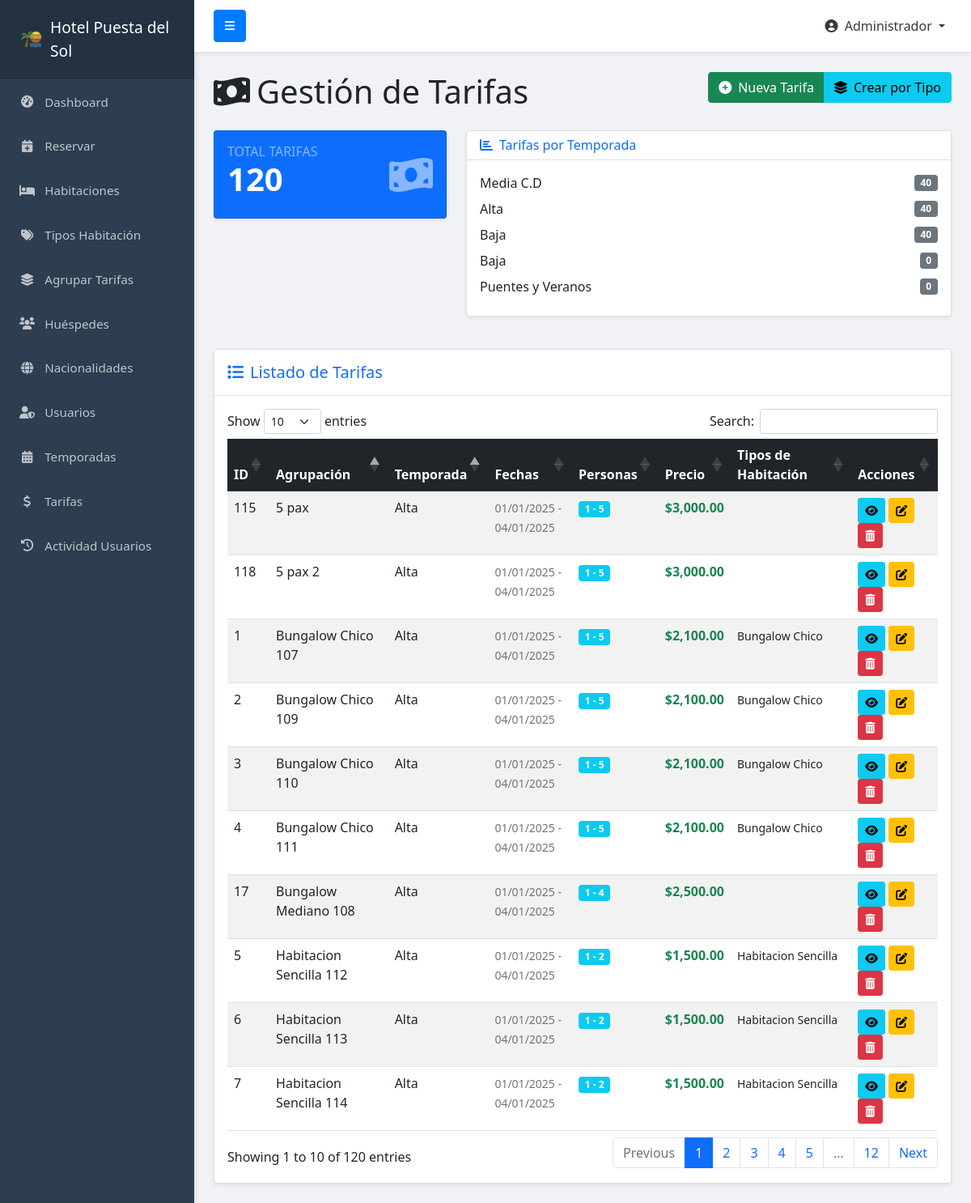
The app's page /tarifa/tarifasfunciona.php (signed in) with its own data.
### tables this page shows
CREATE TABLE `tarifas` (
  `id` int(11) NOT NULL,
  `id_agrupacion` int(11) DEFAULT NULL,
  `id_temporada` int(11) DEFAULT NULL,
  `personas_min` int(11) DEFAULT NULL,
  `personas_max` int(11) DEFAULT NULL,
  `noches_min` int(11) DEFAULT '1',
  `noches_max` int(11) DEFAULT NULL,
  `precio` decimal(10,2) DEFAULT NULL,
  `ultima_actualizacion` timestamp NOT NULL DEFAULT CURRENT_TIMESTAMP ON UPDATE CURRENT_TIMESTAMP
);

CREATE TABLE `agrupaciones` (
  `id` int(11) NOT NULL,
  `nombre` varchar(100) DEFAULT NULL,
  `descripcion` text
);

CREATE TABLE `temporadas` (
  `id` int(11) NOT NULL,
  `nombre` varchar(100) DEFAULT NULL,
  `fecha_inicio` date DEFAULT NULL,
  `fecha_fin` date DEFAULT NULL,
  `color` varchar(7) DEFAULT '#007bff'
);

### tarifa/tarifasfunciona.php (the view, shortened to what this page needs)
<?php
require_once '../config/db_connect.php';
$query_tarifas = "SELECT t.id, t.personas_min, t.personas_max, t.precio,
                        a.nombre as agrupacion_nombre, a.descripcion as agrupacion_descripcion,
                        temp.nombre as temporada_nombre, temp.fecha_inicio, temp.fecha_fin,
                        GROUP_CONCAT(DISTINCT th.nombre SEPARATOR ', ') as tipos_habitacion
                 FROM tarifas t
                 LEFT JOIN agrupaciones a ON t.id_agrupacion = a.id
                 LEFT JOIN temporadas temp ON t.id_temporada = temp.id
                 LEFT JOIN agrupacion_habitaciones ah ON a.id = ah.id_agrupacion
                 LEFT JOIN habitaciones h ON ah.id_habitacion = h.id
                 LEFT JOIN tipos_habitacion th ON h.id_tipo_habitacion = th.id
                 GROUP BY t.id, t.personas_min, t.personas_max, t.precio, a.nombre, a.descripcion, temp.nombre, temp.fecha_inicio, temp.fecha_fin
                 ORDER BY temp.fecha_inicio ASC, a.nombre ASC";
$result_tarifas = mysqli_query($conn, $query_tarifas);
$stats = [];
$stats['total'] = mysqli_num_rows($result_tarifas);
$stats_temporadas_query = "SELECT temp.nombre, COUNT(t.id) as total
                          FROM temporadas temp
                          LEFT JOIN tarifas t ON temp.id = t.id_temporada
                          GROUP BY temp.id, temp.nombre
                          ORDER BY total DESC LIMIT 5";
$stats_temporadas_result = mysqli_query($conn, $stats_temporadas_query);
?>
<!DOCTYPE html>
<html lang="es">
<head>
    <link href="https://cdn.jsdelivr.net/npm/bootstrap@5.1.3/dist/css/bootstrap.min.css" rel="stylesheet">
    <link rel="stylesheet" href="https://cdnjs.cloudflare.com/ajax/libs/font-awesome/6.0.0-beta3/css/all.min.css">
    <link rel="stylesheet" href="https://cdn.datatables.net/1.11.3/css/dataTables.bootstrap5.min.css">
    <link rel="stylesheet" href="https://cdn.jsdelivr.net/npm/sweetalert2@11/dist/sweetalert2.min.css">
</head>
<body>
    <?php require_once '../includes/sidebar.php'; ?>
    <div id="page-content-wrapper">
        <div class="container-fluid mt-4">
            <div class="row">
                <div class="col-12">
                    <h1 class="mb-4">
                        <i class="fas fa-money-bill-wave me-2"></i>Gestión de Tarifas
                        <div class="btn-group float-end" role="group">
                            <button class="btn btn-success" data-bs-toggle="modal" data-bs-target="#modalCrearTarifa">
                                <i class="fas fa-plus-circle me-2"></i>Nueva Tarifa
                            </button>
                            <button class="btn btn-info" data-bs-toggle="modal" data-bs-target="#modalCrearPorTipo">
                                <i class="fas fa-layer-group me-2"></i>Crear por Tipo
                            </button>
                        </div>
                    </h1>
                </div>
            </div>
            <div class="row mb-4">
                <div class="col-md-4 mb-3">
                    <div class="card bg-primary text-white shadow-sm card-stats">
                        <div class="card-body">
                            <div class="d-flex justify-content-between align-items-center">
                                <div>
                                    <h6 class="text-uppercase text-white-50 mb-0">Total Tarifas</h6>
                                    <h3 class="display-6 fw-bold"><?php echo $stats['total']; ?></h3>
                                </div>
                                <i class="fas fa-money-bill-wave fa-3x text-white-50"></i>
                            </div>
                        </div>
                    </div>
                </div>
                <div class="col-md-8 mb-3">
                    <div class="card shadow-sm">
                        <div class="card-header bg-white">
                            <h6 class="mb-0 text-primary"><i class="fas fa-chart-bar me-2"></i>Tarifas por Temporada</h6>
                        </div>
                        <div class="card-body">
                            <?php while ($stat_temp = mysqli_fetch_assoc($stats_temporadas_result)): ?>
                                <div class="d-flex justify-content-between align-items-center mb-2">
                                    <span><?php echo htmlspecialchars($stat_temp['nombre']); ?></span>
                                    <span class="badge bg-secondary"><?php echo $stat_temp['total']; ?></span>
                                </div>
                            <?php endwhile; ?>
                        </div>
                    </div>
                </div>
            </div>
            <div class="card shadow-sm mb-4">
                <div class="card-header bg-white py-3">
                    <h5 class="mb-0 text-primary"><i class="fas fa-list me-2"></i>Listado de Tarifas</h5>
                </div>
                <div class="card-body">
                    <div class="table-responsive">
                        <table id="tarifasTable" class="table table-hover table-striped" style="width:100%">
                            <thead class="table-dark">
                                <tr>
                                    <th>ID</th>
                                    <th>Agrupación</th>
                                    <th>Temporada</th>
                                    <th>Fechas</th>
                                    <th>Personas</th>
                                    <th>Precio</th>
                                    <th>Tipos de Habitación</th>
                                    <th>Acciones</th>
                                </tr>
                            </thead>
                            <tbody>
                                <?php mysqli_data_seek($result_tarifas, 0); ?>
                                <?php while ($tarifa = mysqli_fetch_assoc($result_tarifas)): ?>
                                    <tr>
                                        <td><?php echo htmlspecialchars($tarifa['id']); ?></td>
                                        <td><?php echo htmlspecialchars($tarifa['agrupacion_nombre']); ?></td>
                                        <td><?php echo htmlspecialchars($tarifa['temporada_nombre']); ?></td>
                                        <td>
                                            <small class="text-muted">
                                                <?php echo date('d/m/Y', strtotime($tarifa['fecha_inicio'])); ?> -
                                                <?php echo date('d/m/Y', strtotime($tarifa['fecha_fin'])); ?>
                                            </small>
                                        </td>
                                        <td>
                                            <span class="badge bg-info">
                                                <?php echo $tarifa['personas_min']; ?> - <?php echo $tarifa['personas_max']; ?>
                                            </span>
                                        </td>
                                        <td>
                                            <strong class="text-success">$<?php echo number_format($tarifa['precio'], 2); ?></strong>
                                        </td>
                                        <td>
                                            <small><?php echo htmlspecialchars($tarifa['tipos_habitacion']); ?></small>
                                        </td>
                                        <td>
                                            <button class="btn btn-sm btn-info ver-detalles-btn" data-id="<?php echo $tarifa['id']; ?>" title="Ver Detalles">
                                                <i class="fas fa-eye"></i>
                                            </button>
                                            <button class="btn btn-sm btn-warning editar-btn" data-id="<?php echo $tarifa['id']; ?>" title="Editar">
                                                <i class="fas fa-edit"></i>
                                            </button>
                                            <button class="btn btn-sm btn-danger eliminar-btn" data-id="<?php echo $tarifa['id']; ?>" title="Eliminar">
                                                <i class="fas fa-trash-alt"></i>
                                            </button>
                                        </td>
                                    </tr>
                                <?php endwhile; ?>
                            </tbody>
                        </table>
                    </div>
                </div>
            </div>
        </div>
    </div>
</body>
</html>

### tarifa/tarifasfunciona.php (style rules this page uses)
body { overflow-x: hidden; background-color: #f8f9fa; }
.card-stats { transition: transform 0.2s; }

### includes/sidebar.php (style rules this page uses)
body { overflow-x: hidden; background-color: #f0f2f5; }
#page-content-wrapper { min-width: 100vw; }
@media (min-width: 768px) { #page-content-wrapper { min-width: 0; width: 100%; } }

### records on screen
tarifas: id "115", id_agrupacion.nombre "5 pax", id_temporada.nombre "Alta", id_temporada.fecha_inicio "01/01/2025", id_temporada.fecha_fin "04/01/2025", personas_min "1", personas_max "5", precio "3,000.00"
tarifas: id "118", id_agrupacion.nombre "5 pax 2", id_temporada.nombre "Alta", id_temporada.fecha_inicio "01/01/2025", id_temporada.fecha_fin "04/01/2025", personas_min "1", personas_max "5", precio "3,000.00"
tarifas: id "1", id_agrupacion.nombre "Bungalow Chico 107", id_temporada.nombre "Alta", id_temporada.fecha_inicio "01/01/2025", id_temporada.fecha_fin "04/01/2025", personas_min "1", personas_max "5", precio "2,100.00", tipos_habitacion "Bungalow Chico"
tarifas: id "2", id_agrupacion.nombre "Bungalow Chico 109", id_temporada.nombre "Alta", id_temporada.fecha_inicio "01/01/2025", id_temporada.fecha_fin "04/01/2025", personas_min "1", personas_max "5", precio "2,100.00", tipos_habitacion "Bungalow Chico"
tarifas: id "3", id_agrupacion.nombre "Bungalow Chico 110", id_temporada.nombre "Alta", id_temporada.fecha_inicio "01/01/2025", id_temporada.fecha_fin "04/01/2025", personas_min "1", personas_max "5", precio "2,100.00", tipos_habitacion "Bungalow Chico"
tarifas: id "4", id_agrupacion.nombre "Bungalow Chico 111", id_temporada.nombre "Alta", id_temporada.fecha_inicio "01/01/2025", id_temporada.fecha_fin "04/01/2025", personas_min "1", personas_max "5", precio "2,100.00", tipos_habitacion "Bungalow Chico"
tarifas: id "17", id_agrupacion.nombre "Bungalow Mediano 108", id_temporada.nombre "Alta", id_temporada.fecha_inicio "01/01/2025", id_temporada.fecha_fin "04/01/2025", personas_min "1", personas_max "4", precio "2,500.00"
tarifas: id "5", id_agrupacion.nombre "Habitacion Sencilla 112", id_temporada.nombre "Alta", id_temporada.fecha_inicio "01/01/2025", id_temporada.fecha_fin "04/01/2025", personas_min "1", personas_max "2", precio "1,500.00", tipos_habitacion "Habitacion Sencilla"
tarifas: id "6", id_agrupacion.nombre "Habitacion Sencilla 113", id_temporada.nombre "Alta", id_temporada.fecha_inicio "01/01/2025", id_temporada.fecha_fin "04/01/2025", personas_min "1", personas_max "2", precio "1,500.00", tipos_habitacion "Habitacion Sencilla"
tarifas: id "7", id_agrupacion.nombre "Habitacion Sencilla 114", id_temporada.nombre "Alta", id_temporada.fecha_inicio "01/01/2025", id_temporada.fecha_fin "04/01/2025", personas_min "1", personas_max "2", precio "1,500.00", tipos_habitacion "Habitacion Sencilla"

### other values on screen
$_SESSION['nombre'] "Administrador"
$stats['total'] "120"
$stat_temp['nombre'] "Media C.D"
$stat_temp['total'] "40"
$stat_temp['nombre'] "Alta"
$stat_temp['nombre'] "Baja"
$stat_temp['total'] "0"
$stat_temp['nombre'] "Puentes y Veranos"
